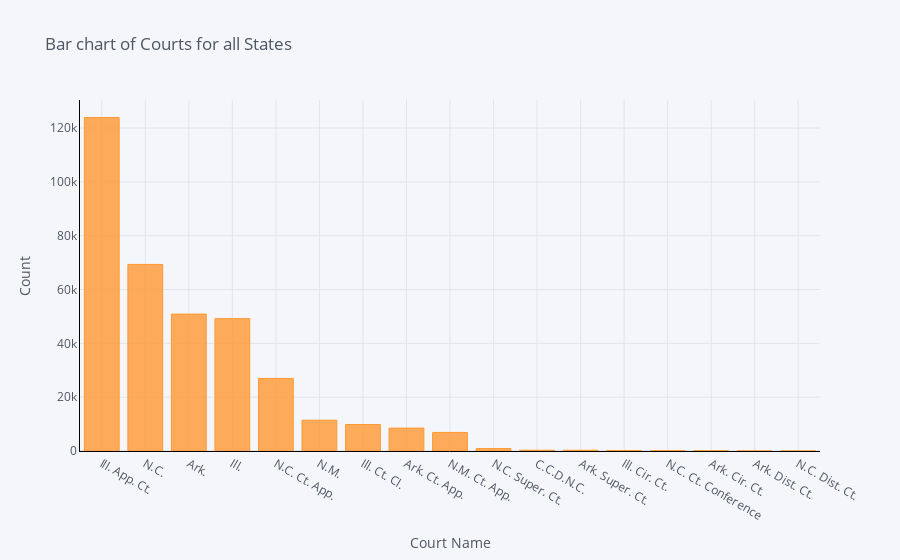

The notebook cell this image was saved under:
### Code cell
# make plot for the distribution of courts for all states
case_df.groupby('court_name').count()['id'].sort_values(ascending=False).iplot(kind='bar',
                                            yTitle='Count', linecolor='black', opacity=0.8,
                                            title='Bar chart of Courts for all States', xTitle='Court Name')
plt.savefig('courts.png')

### Figure 1 — Plotly figure (JSON) as saved in the notebook; plotly's stock layout.template omitted (floating-point values rounded to 4 significant figures)
{"data": [{"marker": {"color": "rgba(255, 153, 51, 0.8)", "line": {"color": "rgba(255, 153, 51, 1.0)", "width": 1}}, "name": "id", "orientation": "v", "text": "", "type": "bar", "x": ["Ill. App. Ct.", "N.C.", "Ark.", "Ill.", "N.C. Ct. App.", "N.M.", "Ill. Ct. Cl.", "Ark. Ct. App.", "N.M. Ct. App.", "N.C. Super. Ct.", "C.C.D.N.C.", "Ark. Super. Ct.", "Ill. Cir. Ct.", "N.C. Ct. Conference", "Ark. Cir. Ct.", "Ark. Dist. Ct.", "N.C. Dist. Ct."], "y": [123915, 69323, 50868, 49182, 26959, 11442, 9848, 8506, 6896, 900, 297, 291, 201, 120, 57, 13, 1]}], "layout": {"legend": {"bgcolor": "#F5F6F9", "font": {"color": "#4D5663"}}, "paper_bgcolor": "#F5F6F9", "plot_bgcolor": "#F5F6F9", "title": {"font": {"color": "#4D5663"}, "text": "Bar chart of Courts for all States"}, "xaxis": {"gridcolor": "#E1E5ED", "linecolor": "black", "showgrid": true, "tickfont": {"color": "#4D5663"}, "title": {"font": {"color": "#4D5663"}, "text": "Court Name"}, "zerolinecolor": "#E1E5ED"}, "yaxis": {"gridcolor": "#E1E5ED", "linecolor": "black", "showgrid": true, "tickfont": {"color": "#4D5663"}, "title": {"font": {"color": "#4D5663"}, "text": "Count"}, "zerolinecolor": "#E1E5ED"}}}
